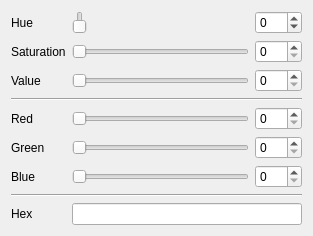
<?xml version="1.0" encoding="UTF-8"?>
<ui version="4.0">
 <class>WidgetColorSelector</class>
 <widget class="QWidget" name="WidgetColorSelector">
  <property name="geometry">
   <rect>
    <x>0</x>
    <y>0</y>
    <width>313</width>
    <height>226</height>
   </rect>
  </property>
  <property name="windowTitle">
   <string>WidgetColorSelector</string>
  </property>
  <layout class="QVBoxLayout" name="verticalLayout">
   <item>
    <layout class="QGridLayout" name="gridLayout">
     <item row="1" column="1">
      <widget class="color_widgets::GradientSlider" name="slideSaturation">
       <property name="maximum">
        <number>255</number>
       </property>
       <property name="orientation">
        <enum>Qt::Horizontal</enum>
       </property>
      </widget>
     </item>
     <item row="6" column="0">
      <widget class="QLabel" name="labelBlue">
       <property name="text">
        <string>Blue</string>
       </property>
      </widget>
     </item>
     <item row="4" column="1">
      <widget class="color_widgets::GradientSlider" name="slideRed">
       <property name="maximum">
        <number>255</number>
       </property>
       <property name="orientation">
        <enum>Qt::Horizontal</enum>
       </property>
      </widget>
     </item>
     <item row="5" column="1">
      <widget class="color_widgets::GradientSlider" name="slideGreen">
       <property name="maximum">
        <number>255</number>
       </property>
       <property name="orientation">
        <enum>Qt::Horizontal</enum>
       </property>
      </widget>
     </item>
     <item row="2" column="0">
      <widget class="QLabel" name="labelValue">
       <property name="text">
        <string>Value</string>
       </property>
      </widget>
     </item>
     <item row="5" column="0">
      <widget class="QLabel" name="labelGreen">
       <property name="text">
        <string>Green</string>
       </property>
      </widget>
     </item>
     <item row="8" column="0">
      <widget class="QLabel" name="labelHex">
       <property name="text">
        <string>Hex</string>
       </property>
      </widget>
     </item>
     <item row="2" column="1">
      <widget class="color_widgets::GradientSlider" name="slideValue">
       <property name="maximum">
        <number>255</number>
       </property>
       <property name="orientation">
        <enum>Qt::Horizontal</enum>
       </property>
      </widget>
     </item>
     <item row="4" column="0">
      <widget class="QLabel" name="labelRed">
       <property name="text">
        <string>Red</string>
       </property>
      </widget>
     </item>
     <item row="6" column="1">
      <widget class="color_widgets::GradientSlider" name="slideBlue">
       <property name="maximum">
        <number>255</number>
       </property>
       <property name="orientation">
        <enum>Qt::Horizontal</enum>
       </property>
      </widget>
     </item>
     <item row="0" column="2">
      <widget class="QSpinBox" name="spinHue">
       <property name="wrapping">
        <bool>true</bool>
       </property>
       <property name="maximum">
        <number>359</number>
       </property>
      </widget>
     </item>
     <item row="1" column="2">
      <widget class="QSpinBox" name="spinSaturation">
       <property name="maximum">
        <number>255</number>
       </property>
      </widget>
     </item>
     <item row="2" column="2">
      <widget class="QSpinBox" name="spinValue">
       <property name="maximum">
        <number>255</number>
       </property>
      </widget>
     </item>
     <item row="4" column="2">
      <widget class="QSpinBox" name="spinRed">
       <property name="maximum">
        <number>255</number>
       </property>
      </widget>
     </item>
     <item row="5" column="2">
      <widget class="QSpinBox" name="spinGreen">
       <property name="maximum">
        <number>255</number>
       </property>
      </widget>
     </item>
     <item row="6" column="2">
      <widget class="QSpinBox" name="spinBlue">
       <property name="maximum">
        <number>255</number>
       </property>
      </widget>
     </item>
     <item row="3" column="0" colspan="3">
      <widget class="Line" name="line">
       <property name="orientation">
        <enum>Qt::Horizontal</enum>
       </property>
      </widget>
     </item>
     <item row="0" column="1">
      <widget class="color_widgets::HueSlider" name="slideHue">
       <property name="minimum">
        <number>0</number>
       </property>
       <property name="maximum">
        <number>359</number>
       </property>
      </widget>
     </item>
     <item row="1" column="0">
      <widget class="QLabel" name="labelSaturation">
       <property name="text">
        <string>Saturation</string>
       </property>
      </widget>
     </item>
     <item row="0" column="0">
      <widget class="QLabel" name="labelHue">
       <property name="text">
        <string>Hue</string>
       </property>
      </widget>
     </item>
     <item row="7" column="0" colspan="3">
      <widget class="Line" name="lineHex">
       <property name="orientation">
        <enum>Qt::Horizontal</enum>
       </property>
      </widget>
     </item>
     <item row="8" column="1" colspan="2">
      <widget class="color_widgets::ColorLineEdit" name="editHex">
       <property name="font">
        <font>
         <family>Monospace</family>
        </font>
       </property>
       <property name="showAlpha">
        <bool>false</bool>
       </property>
      </widget>
     </item>
    </layout>
   </item>
  </layout>
 </widget>
 <layoutdefault spacing="6" margin="11"/>
 <customwidgets>
  <customwidget>
   <class>color_widgets::GradientSlider</class>
   <extends>QSlider</extends>
   <header>gradient_slider.hpp</header>
   <container>1</container>
  </customwidget>
  <customwidget>
   <class>color_widgets::HueSlider</class>
   <extends>color_widgets::GradientSlider</extends>
   <header>hue_slider.hpp</header>
  </customwidget>
  <customwidget>
   <class>color_widgets::ColorLineEdit</class>
   <extends>QLineEdit</extends>
   <header>color_line_edit.hpp</header>
  </customwidget>
 </customwidgets>
 <resources/>
 <connections>
  <connection>
   <sender>slideHue</sender>
   <signal>valueChanged(int)</signal>
   <receiver>spinHue</receiver>
   <slot>setValue(int)</slot>
   <hints>
    <hint type="sourcelabel">
     <x>218</x>
     <y>26</y>
    </hint>
    <hint type="destinationlabel">
     <x>279</x>
     <y>23</y>
    </hint>
   </hints>
  </connection>
  <connection>
   <sender>slideSaturation</sender>
   <signal>valueChanged(int)</signal>
   <receiver>spinSaturation</receiver>
   <slot>setValue(int)</slot>
   <hints>
    <hint type="sourcelabel">
     <x>234</x>
     <y>50</y>
    </hint>
    <hint type="destinationlabel">
     <x>274</x>
     <y>50</y>
    </hint>
   </hints>
  </connection>
  <connection>
   <sender>slideValue</sender>
   <signal>valueChanged(int)</signal>
   <receiver>spinValue</receiver>
   <slot>setValue(int)</slot>
   <hints>
    <hint type="sourcelabel">
     <x>243</x>
     <y>80</y>
    </hint>
    <hint type="destinationlabel">
     <x>270</x>
     <y>77</y>
    </hint>
   </hints>
  </connection>
  <connection>
   <sender>slideRed</sender>
   <signal>valueChanged(int)</signal>
   <receiver>spinRed</receiver>
   <slot>setValue(int)</slot>
   <hints>
    <hint type="sourcelabel">
     <x>245</x>
     <y>117</y>
    </hint>
    <hint type="destinationlabel">
     <x>270</x>
     <y>117</y>
    </hint>
   </hints>
  </connection>
  <connection>
   <sender>slideGreen</sender>
   <signal>valueChanged(int)</signal>
   <receiver>spinGreen</receiver>
   <slot>setValue(int)</slot>
   <hints>
    <hint type="sourcelabel">
     <x>240</x>
     <y>147</y>
    </hint>
    <hint type="destinationlabel">
     <x>289</x>
     <y>141</y>
    </hint>
   </hints>
  </connection>
  <connection>
   <sender>slideBlue</sender>
   <signal>valueChanged(int)</signal>
   <receiver>spinBlue</receiver>
   <slot>setValue(int)</slot>
   <hints>
    <hint type="sourcelabel">
     <x>242</x>
     <y>166</y>
    </hint>
    <hint type="destinationlabel">
     <x>277</x>
     <y>170</y>
    </hint>
   </hints>
  </connection>
  <connection>
   <sender>spinHue</sender>
   <signal>valueChanged(int)</signal>
   <receiver>slideHue</receiver>
   <slot>setValue(int)</slot>
   <hints>
    <hint type="sourcelabel">
     <x>275</x>
     <y>21</y>
    </hint>
    <hint type="destinationlabel">
     <x>248</x>
     <y>25</y>
    </hint>
   </hints>
  </connection>
  <connection>
   <sender>spinSaturation</sender>
   <signal>valueChanged(int)</signal>
   <receiver>slideSaturation</receiver>
   <slot>setValue(int)</slot>
   <hints>
    <hint type="sourcelabel">
     <x>275</x>
     <y>42</y>
    </hint>
    <hint type="destinationlabel">
     <x>243</x>
     <y>52</y>
    </hint>
   </hints>
  </connection>
  <connection>
   <sender>spinValue</sender>
   <signal>valueChanged(int)</signal>
   <receiver>slideValue</receiver>
   <slot>setValue(int)</slot>
   <hints>
    <hint type="sourcelabel">
     <x>274</x>
     <y>72</y>
    </hint>
    <hint type="destinationlabel">
     <x>247</x>
     <y>76</y>
    </hint>
   </hints>
  </connection>
  <connection>
   <sender>spinRed</sender>
   <signal>valueChanged(int)</signal>
   <receiver>slideRed</receiver>
   <slot>setValue(int)</slot>
   <hints>
    <hint type="sourcelabel">
     <x>272</x>
     <y>117</y>
    </hint>
    <hint type="destinationlabel">
     <x>246</x>
     <y>115</y>
    </hint>
   </hints>
  </connection>
  <connection>
   <sender>spinGreen</sender>
   <signal>valueChanged(int)</signal>
   <receiver>slideGreen</receiver>
   <slot>setValue(int)</slot>
   <hints>
    <hint type="sourcelabel">
     <x>267</x>
     <y>139</y>
    </hint>
    <hint type="destinationlabel">
     <x>240</x>
     <y>138</y>
    </hint>
   </hints>
  </connection>
  <connection>
   <sender>spinBlue</sender>
   <signal>valueChanged(int)</signal>
   <receiver>slideBlue</receiver>
   <slot>setValue(int)</slot>
   <hints>
    <hint type="sourcelabel">
     <x>281</x>
     <y>171</y>
    </hint>
    <hint type="destinationlabel">
     <x>243</x>
     <y>170</y>
    </hint>
   </hints>
  </connection>
  <connection>
   <sender>slideHue</sender>
   <signal>valueChanged(int)</signal>
   <receiver>WidgetColorSelector</receiver>
   <slot>setHSV()</slot>
   <hints>
    <hint type="sourcelabel">
     <x>108</x>
     <y>26</y>
    </hint>
    <hint type="destinationlabel">
     <x>96</x>
     <y>3</y>
    </hint>
   </hints>
  </connection>
  <connection>
   <sender>slideSaturation</sender>
   <signal>valueChanged(int)</signal>
   <receiver>WidgetColorSelector</receiver>
   <slot>setHSV()</slot>
   <hints>
    <hint type="sourcelabel">
     <x>131</x>
     <y>47</y>
    </hint>
    <hint type="destinationlabel">
     <x>132</x>
     <y>-9</y>
    </hint>
   </hints>
  </connection>
  <connection>
   <sender>slideValue</sender>
   <signal>valueChanged(int)</signal>
   <receiver>WidgetColorSelector</receiver>
   <slot>setHSV()</slot>
   <hints>
    <hint type="sourcelabel">
     <x>185</x>
     <y>75</y>
    </hint>
    <hint type="destinationlabel">
     <x>192</x>
     <y>0</y>
    </hint>
   </hints>
  </connection>
  <connection>
   <sender>slideRed</sender>
   <signal>valueChanged(int)</signal>
   <receiver>WidgetColorSelector</receiver>
   <slot>setRGB()</slot>
   <hints>
    <hint type="sourcelabel">
     <x>90</x>
     <y>119</y>
    </hint>
    <hint type="destinationlabel">
     <x>116</x>
     <y>1</y>
    </hint>
   </hints>
  </connection>
  <connection>
   <sender>slideGreen</sender>
   <signal>valueChanged(int)</signal>
   <receiver>WidgetColorSelector</receiver>
   <slot>setRGB()</slot>
   <hints>
    <hint type="sourcelabel">
     <x>142</x>
     <y>134</y>
    </hint>
    <hint type="destinationlabel">
     <x>27</x>
     <y>0</y>
    </hint>
   </hints>
  </connection>
  <connection>
   <sender>slideBlue</sender>
   <signal>valueChanged(int)</signal>
   <receiver>WidgetColorSelector</receiver>
   <slot>setRGB()</slot>
   <hints>
    <hint type="sourcelabel">
     <x>102</x>
     <y>171</y>
    </hint>
    <hint type="destinationlabel">
     <x>40</x>
     <y>6</y>
    </hint>
   </hints>
  </connection>
  <connection>
   <sender>editHex</sender>
   <signal>colorEdited(QColor)</signal>
   <receiver>WidgetColorSelector</receiver>
   <slot>setTextColor(QColor)</slot>
   <hints>
    <hint type="sourcelabel">
     <x>206</x>
     <y>204</y>
    </hint>
    <hint type="destinationlabel">
     <x>55</x>
     <y>222</y>
    </hint>
   </hints>
  </connection>
 </connections>
 <slots>
  <slot>setHSV()</slot>
  <slot>setRGB()</slot>
  <slot>updateWidgets()</slot>
  <slot>setTextColor(QColor)</slot>
 </slots>
</ui>
